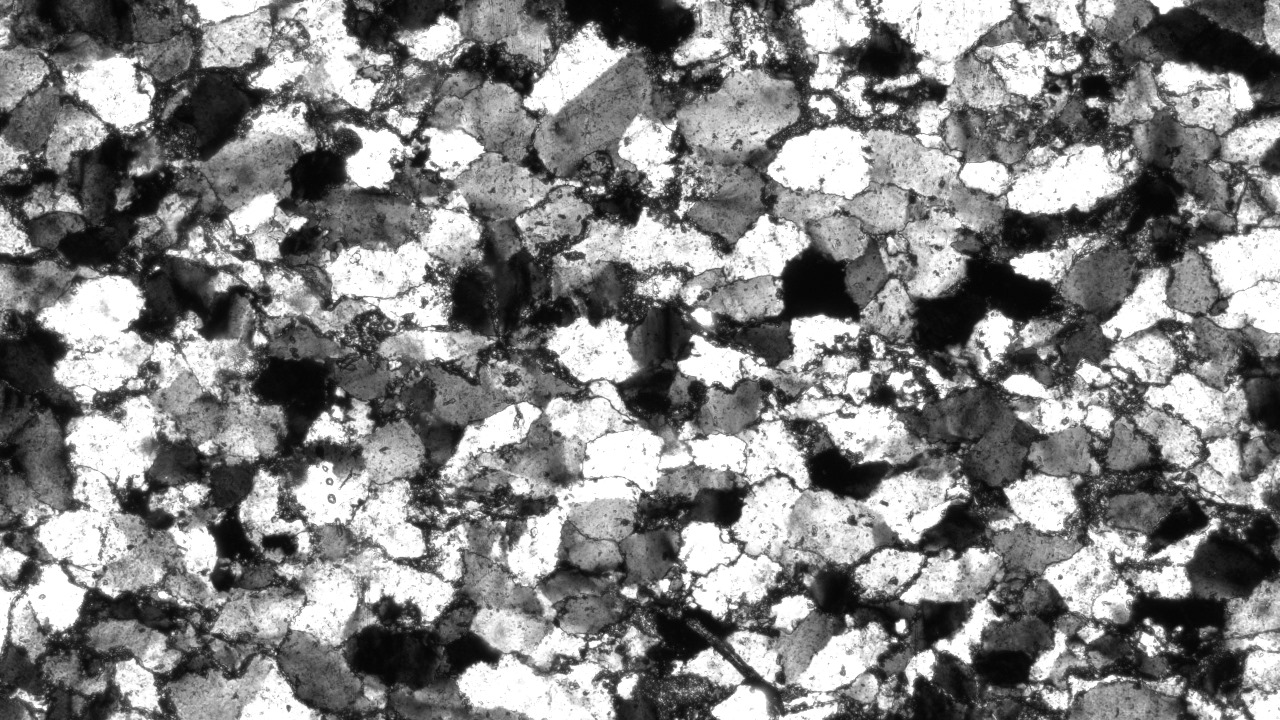
#> input picture 0.jpeg, 1280 x 720 px
$ python graph.py
#> lines starting #> are read from the running program, lines starting #| are printed output that depends on the picture
import cv2 as cv
import numpy as np

# explain the code
# 1. Load the image
# 2. Apply Gaussian Blur to the image
# 3. Create a GraphSegmentation object


# Create Graph Segementation Object
gseg=cv.ximgproc.segmentation.createGraphSegmentation() #

# Load the image
img = cv.imread("0.jpeg", 0)
#> img is the input picture: shape (720, 1280); min 0, max 255, mean 130.6

# Blurring the img using Gaussian Blur
img = cv.GaussianBlur(img, (3,3), 0)

# Segment an image and store output in dst.
imgs = gseg.processImage(img).astype(int)
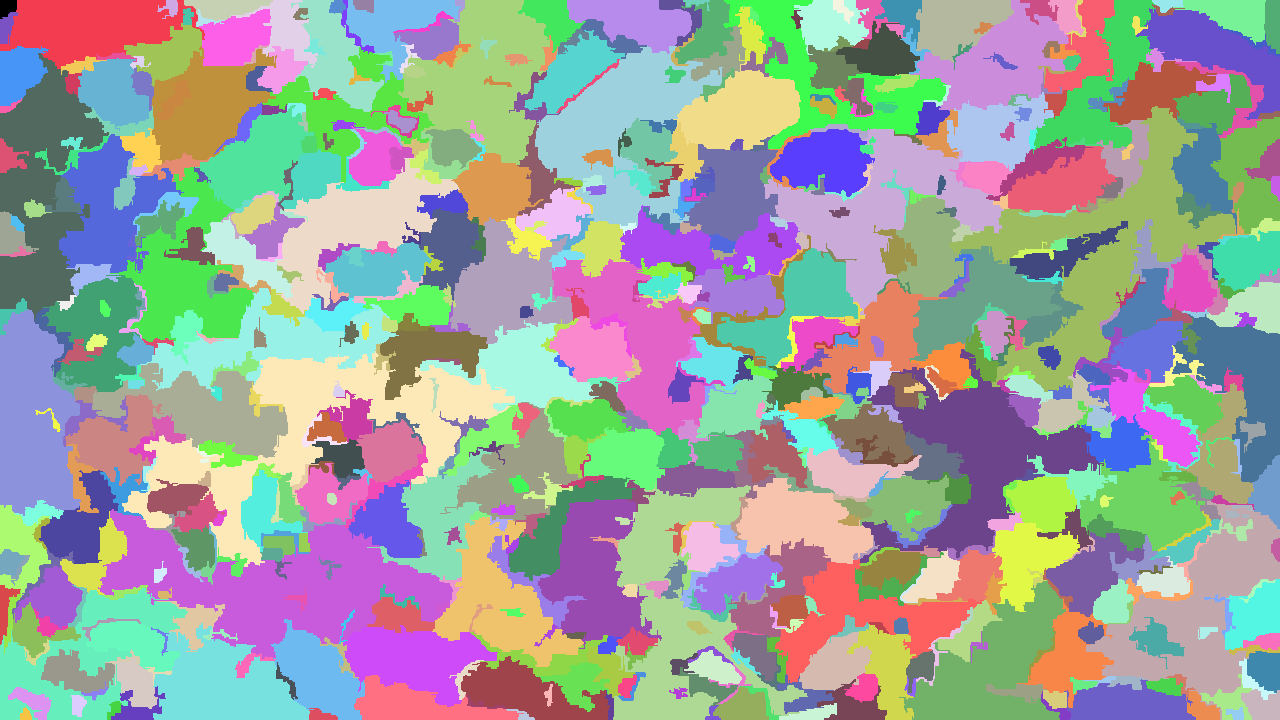
#> imgs: shape (720, 1280) int64; 724 distinct labels, from 0 to 723; one colour per label, 0 black
# img = cv.Canny(img, 100, 255)
r,c = imgs.shape
#> r = 720; c = 1280

# Generating Mask for the image using segments
mask = np.ndarray(shape=(r,c,3), dtype=np.uint8)
color_dict = {}
for i in range(r):
    for j in range(c):
        if imgs[i,j] not in color_dict:
            color_dict[imgs[i,j]] = (255*np.random.rand(1,3)).astype(np.uint8)
        mask[i,j] = color_dict[imgs[i,j]]
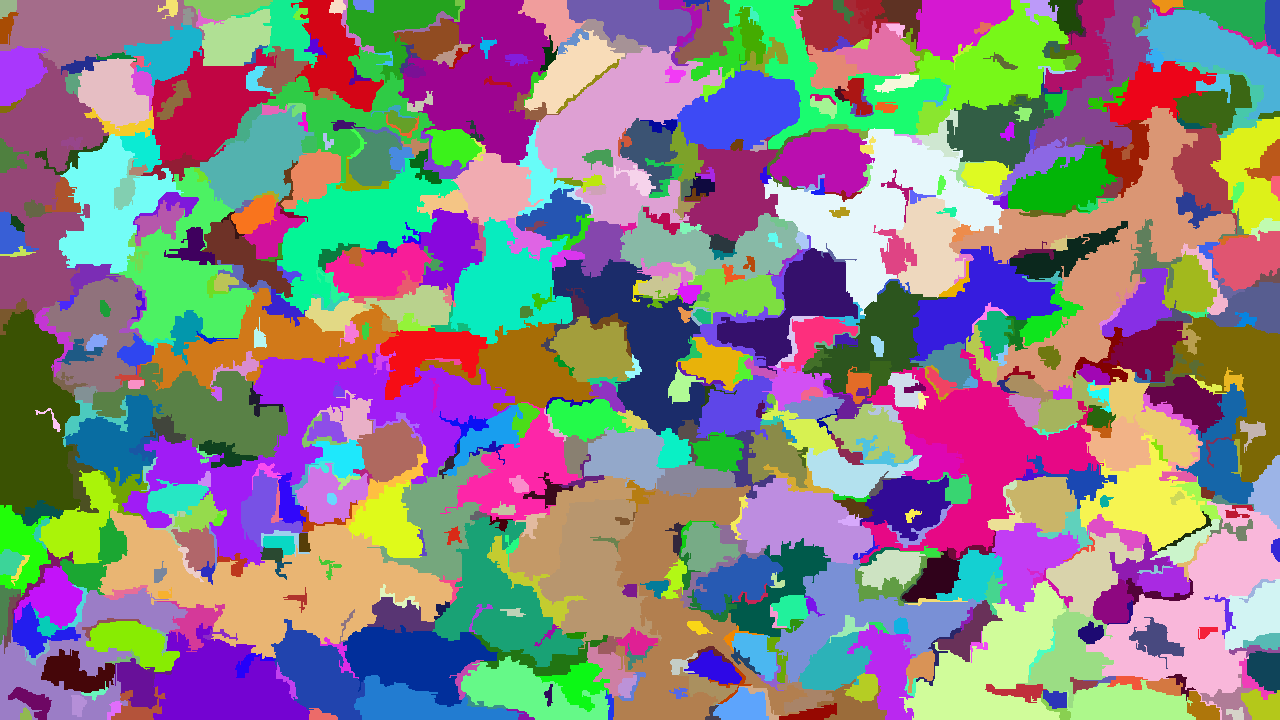
#> mask: shape (720, 1280, 3); mean of channels 0, 1, 2 132.3, 128, 138.6; drawn as B, G, R
#> after the loop, color_dict = 724 items


cv.namedWindow("Graph cut", cv.WINDOW_GUI_NORMAL)
cv.createTrackbar("ksize", "Graph cut", 1, 255, lambda x:None)
cv.createTrackbar("sigma", "Graph cut", 0, 1000, lambda x:None)

while(1):
    ksize = cv.getTrackbarPos('ksize', "Graph cut")
    ksize += 1-ksize%2
    sigma = cv.getTrackbarPos('sigma', "Graph cut")/10.0

    img_gb = cv.GaussianBlur(img, (ksize,ksize), sigma)
    imgs = gseg.processImage(img_gb).astype(int)
    r,c = imgs.shape

    mask = np.ndarray(shape=(r,c,3), dtype=np.uint8)
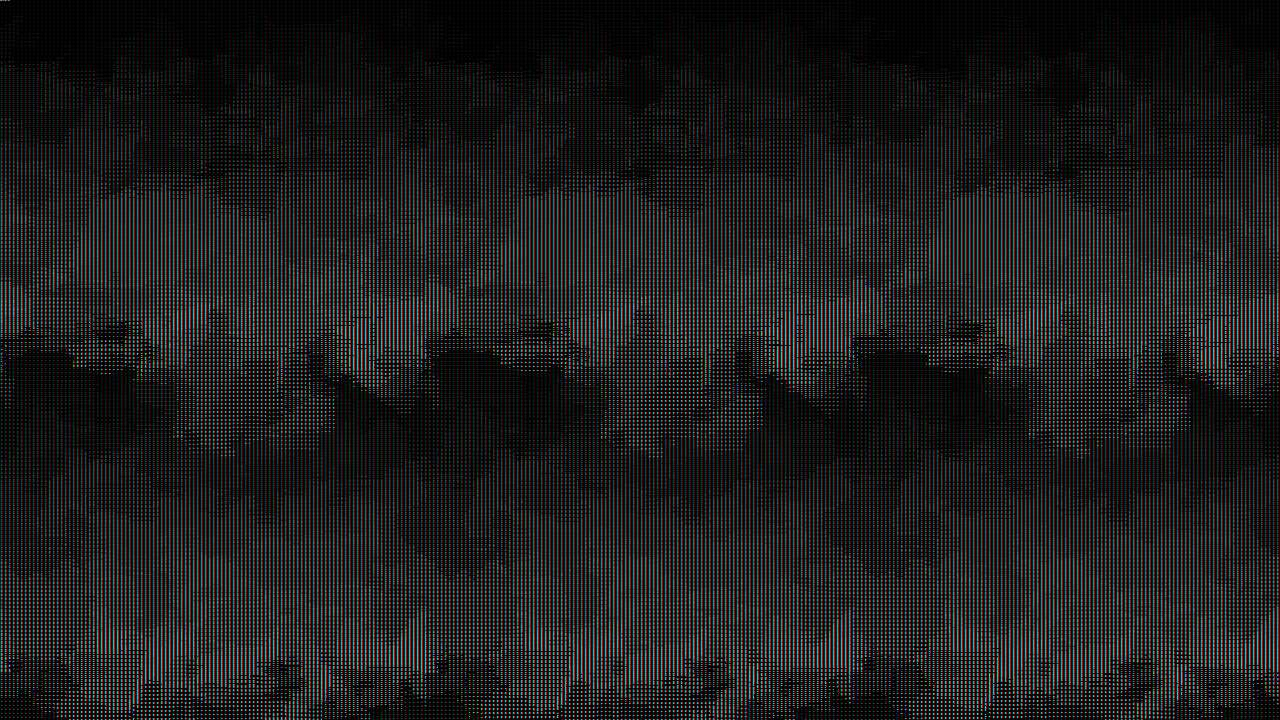
#> mask: shape (720, 1280, 3); mean of channels 0, 1, 2 28.4, 28.4, 28.4; drawn as B, G, R
    for i in range(r):
        for j in range(c):
            if imgs[i,j] not in color_dict:
                color_dict[imgs[i,j]] = (255*np.random.rand(1,3)).astype(np.uint8)
            mask[i,j] = color_dict[imgs[i,j]]

    # mask = cv.Canny(mask, 100, 200)
    # mask = cv.dilate(mask, cv.getStructuringElement(cv.MORPH_ELLIPSE, (3,3)))

    # imgc = cv.cvtColor(img, cv.COLOR_GRAY2BGR)
    # imgc[mask!=0] = [0,0,255]

    cv.imshow("Graph cut", mask)
    cv.imwrite("segmented.png", mask)
    k = cv.waitKey(1) & 0xFF
#> (key Esc is pressed here)
    if k == 27:  ## Esc
        break
cv.destroyAllWindows()

$ run again, with seg.png saved as 0.jpeg
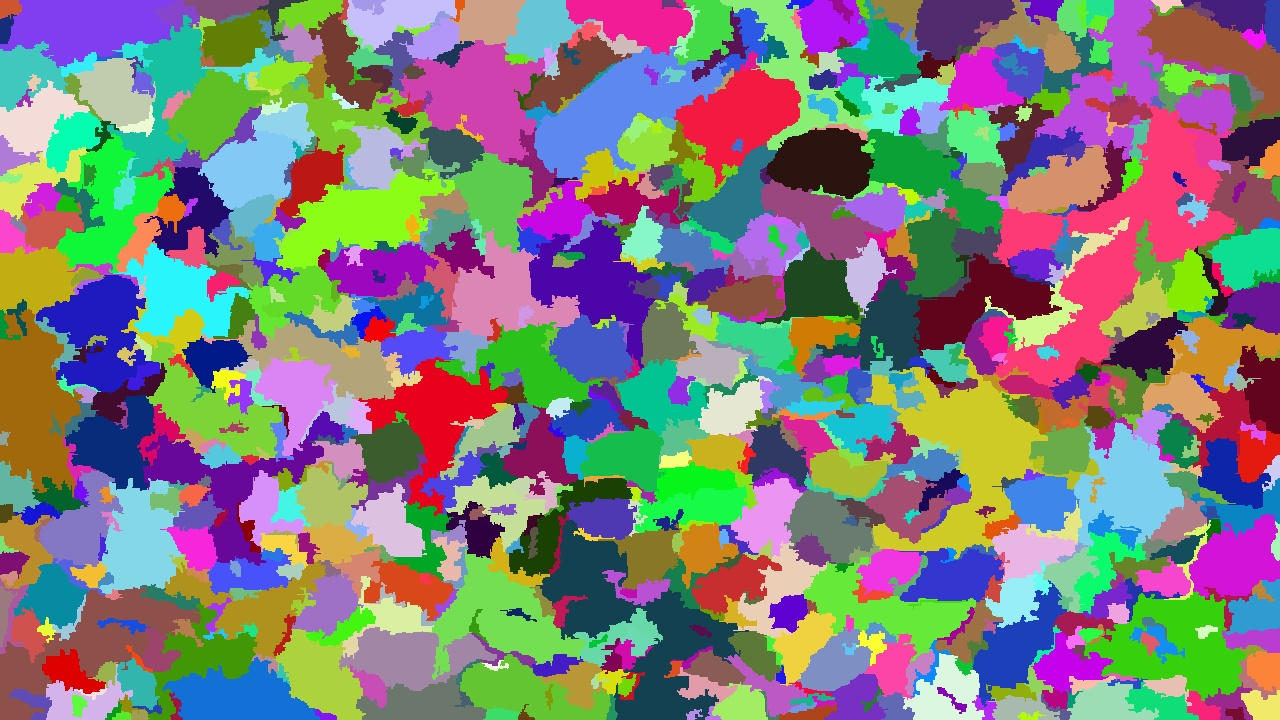
#> input picture seg.png, 1280 x 720 px
#> imgs: shape (720, 1280) int64; 835 distinct labels, from 0 to 834
#> after the loop `for i in range(r):`:
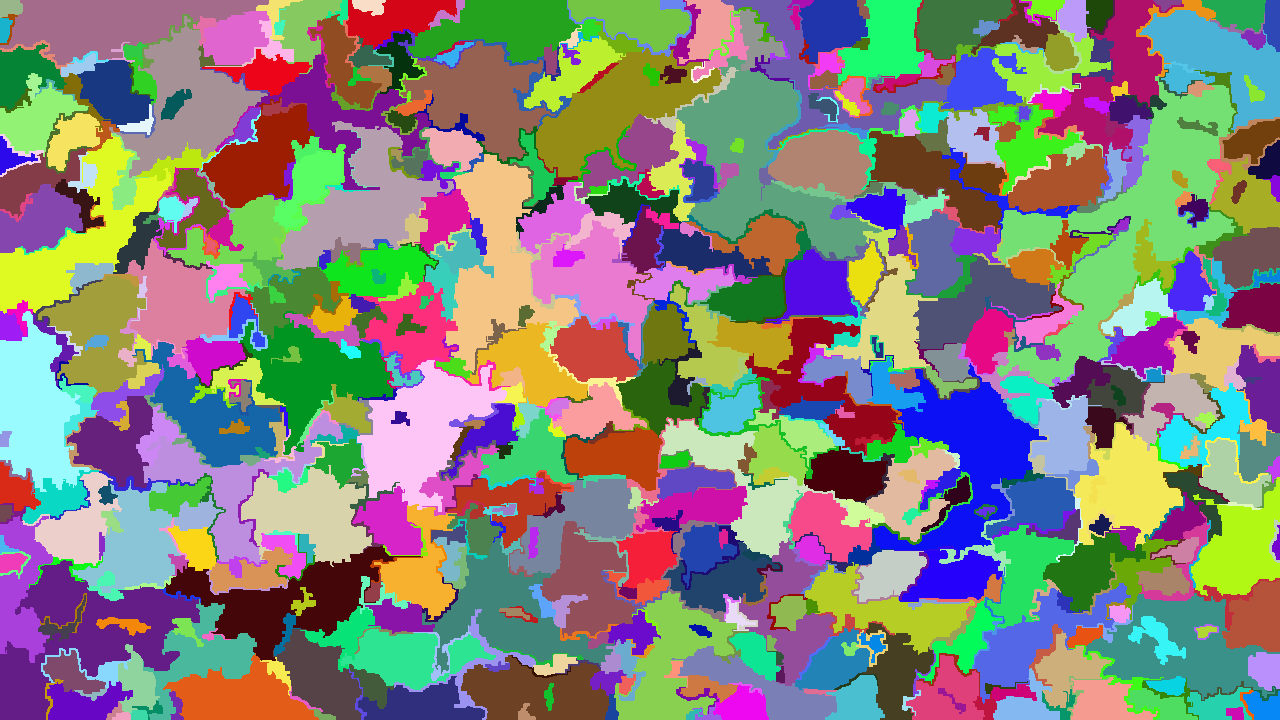
#> mask: shape (720, 1280, 3); mean of channels 0, 1, 2 123.6, 130.7, 132.8; drawn as B, G, R
#> after the loop `for i in range(r):`: color_dict = 835 items
#> `mask = np.ndarray(shape=(r,c,3), dtype=np.uint8)`:
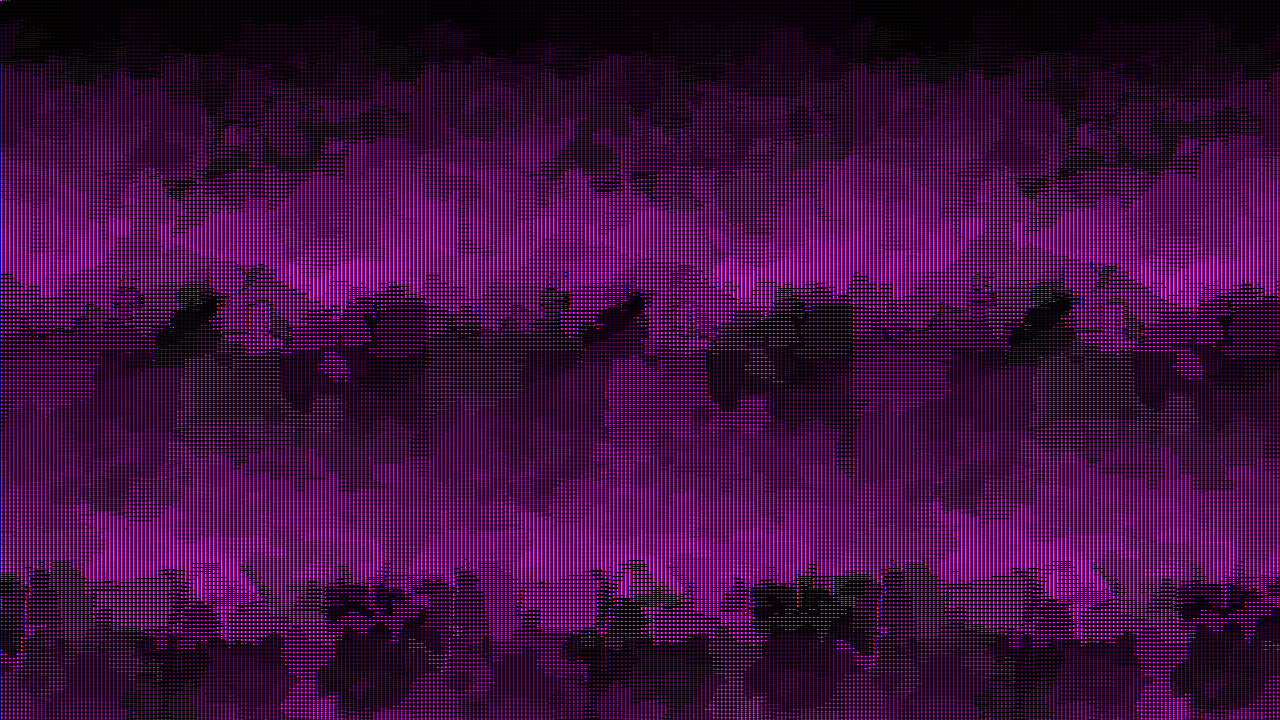
#> mask: shape (720, 1280, 3); mean of channels 0, 1, 2 27.5, 27.5, 27.5; drawn as B, G, R
